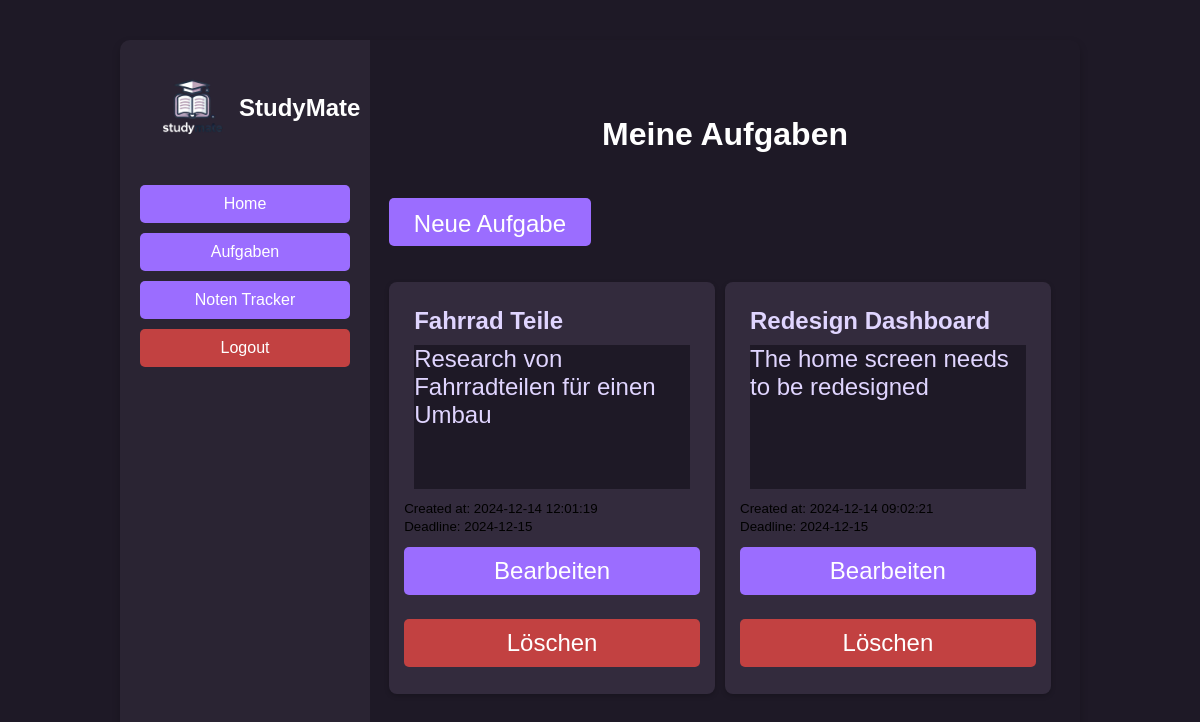
/todos (signed in), run on an earlier commit of the app's database.
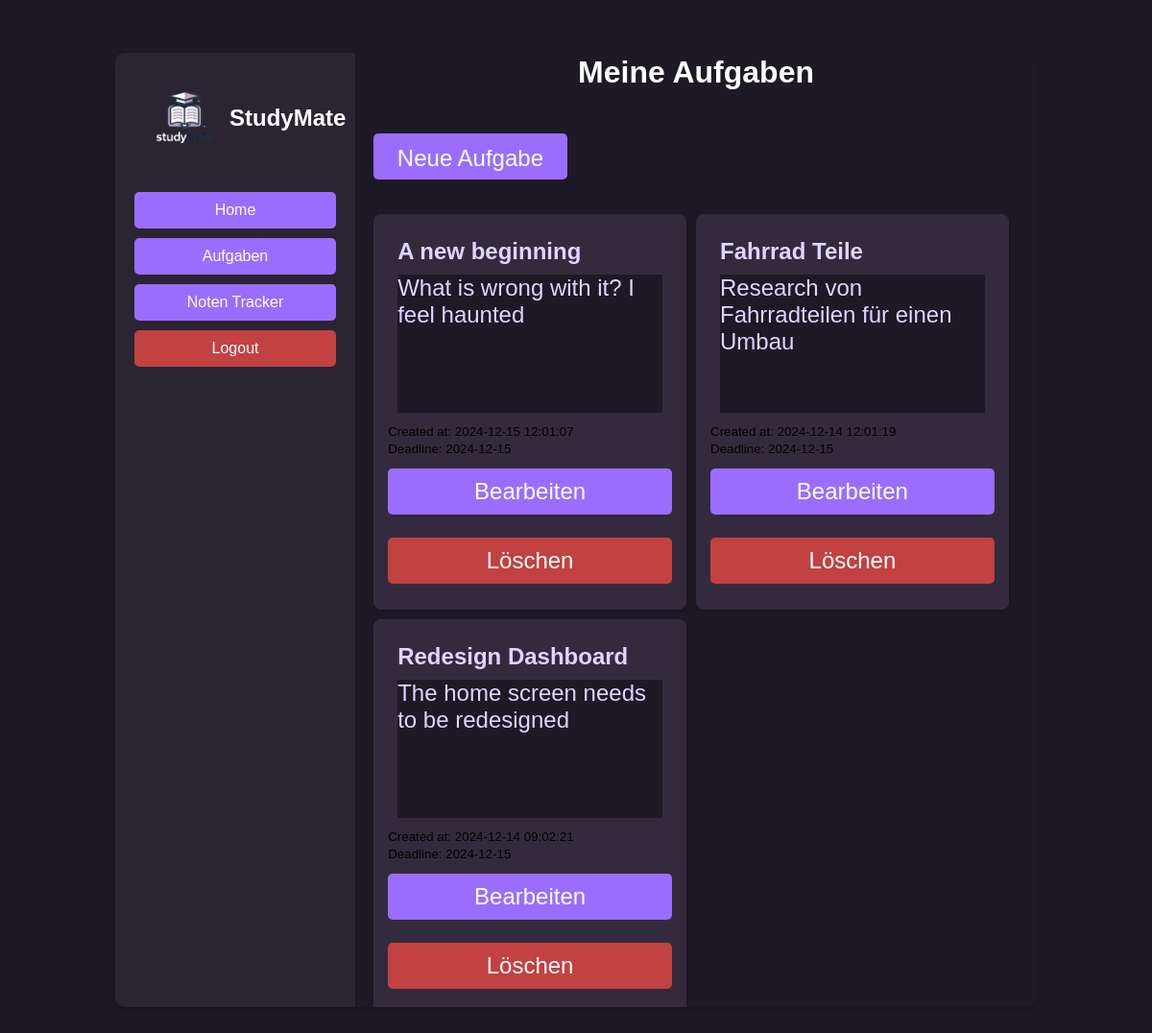
And on a later commit of the database.
### app/models.py (models this page shows)
class ToDo(db.Model):
    id = db.Column(db.Integer, primary_key=True)
    title = db.Column(db.String(100), nullable=False)
    description = db.Column(db.Text, nullable=True)
    created_at = db.Column(db.DateTime, default=db.func.current_timestamp())
    user_id = db.Column(db.Integer, db.ForeignKey('user.id'))
    deadline = db.Column(db.DateTime, nullable=True)

### app/routes.py (the view)
@main.route('/todos')
@login_required
def todos():
    tasks = ToDo.query.filter_by(user_id=current_user.id).order_by(ToDo.created_at.desc()).all()
    return render_template('todos.html', tasks=tasks)

### app/__init__.py (called while the page is built)
@login_manager.user_loader
def load_user(user_id):
    return User.query.get(int(user_id))

### app/templates/todos.html
{% extends "base.html" %}
{% block content %}
<h1>Meine Aufgaben</h1>
    <div class="big_button">
        <a href="{{ url_for('main.add_todo') }}" class="btn btn-primary big_btn" role="button">Neue Aufgabe</a>
    </div>
    <div class="card-container">
            {% for task in tasks %}
        <div class="todo-card">
                <h2>{{ task.title }}</h2>
                <p class="description">{{ task.description }}</p>
                <small>Created at: {{ task.created_at }}</small><br>
                <small>Deadline: {{ task.deadline.strftime('%Y-%m-%d') if task.deadline else 'No deadline set' }}</small>
            <div class="btn_container">
                <form action="{{ url_for('main.edit_todo', task_id=task.id) }}" method="GET" style="display:inline;">
                    <button type="submit" class="btn btn-primary">Bearbeiten</button>
                </form>
                <form action="{{ url_for('main.delete_todo', task_id=task.id) }}" method="POST" style="display:inline;">
                    <button type="submit" class="btn btn-primary btn-delete">Löschen</button>
                </form>
            </div>
        </div>
            {% endfor %}
    </div>
{% endblock %}

### app/templates/base.html (shortened to what this page needs)
<!DOCTYPE html>
<html>
<head>
    <link rel="stylesheet" href="/static/style.css">
</head>
<body>
    <div class="container">
        <div class="app-container">
            <div class="sidebar">
                <div class="logo-container">
                    <img src="/static/brand_logo.png" alt="Logo" class="logo">
                    <h2 class="app-name">StudyMate</h2>
                </div>
                <div class="sidebar-nav">
                    <a class="nav-item" href="/">Home</a>
                    {% if current_user.is_authenticated %}
                    <a class="nav-item" href="/todos">Aufgaben</a>
                    <a class="nav-item" href="/grades">Noten Tracker</a>
                    <a class="nav-item btn-delete" href="/logout">Logout</a>
                    {% else %}
                    <a class="nav-item" href="/login">Login</a>
                    <a class="nav-item" href="/register">Registrierung</a>
                    {% endif %}
                </div>
            </div>
            <div class="main-content">
                <div class="content">
                    {% block content %}{% endblock %}
                </div>
            </div>
        </div>
    </div>
</body>
</html>

### app/static/style.css (style rules this page uses)
:root { --primary-purple: #9b6dff; --primary-hover: #8557f7; --dark-bg: #1e1926; --sidebar-bg: #2a2433; --card-bg: #332b3d; --text-primary: #ffffff; --text-secondary: #e0d5ff; --text-muted: #b4a5d6; --border-color: #3d3447; --alert-color: rgb(194, 65, 65); }
* { margin: 0; padding: 0; box-sizing: border-box; font-family: Arial, sans-serif; }
body { height: 100vh; display: flex; justify-content: center; align-items: center; background-color: var(--dark-bg); }
.container { width: 80%; max-width: 1200px; height: 90vh; box-shadow: 0 4px 8px rgba(0, 0, 0, 0.2); border-radius: 10px; overflow: hidden; }
.app-container { display: flex; height: 100%; }
.sidebar { width: 250px; background-color: var(--sidebar-bg); padding: 20px; color: var(--text-primary); flex-shrink: 0; }
.logo-container { display: flex; align-items: center; margin-bottom: 20px; }
.logo { width: 50%; height: auto; margin-right: -1rem; }
.app-name { color: var(--text-primary); text-align: center; margin-bottom: 20px; font-size: 1.5rem; }
.main-content { flex: 1; padding: 2%; overflow-y: auto; display: flex; justify-content: center; align-items: flex-start; flex-direction: column; }
.sidebar-nav { display: flex; flex-direction: column; }
.nav-item { padding: 10px; text-decoration: none; color: var(--text-primary); background-color: var(--primary-purple); border: none; border-radius: 5px; text-align: center; margin-bottom: 10px; transition: background-color 0.3s ease; }
h1 { text-align: center; color: var(--text-primary); margin: 10px; }
h2 { color: var(--text-secondary); margin: 10px; }
button { width: 100%; height: 50px; padding: 15px; font-size: 1.2rem; background-color: var(--primary-purple); color: var(--text-primary); border: none; border-radius: 5px; cursor: pointer; transition: background-color 0.3s ease; }
.btn { display: inline-block; padding: 10px 20px; margin: 0.5em 0 0.5em 0; border: none; border-radius: 5px; text-align: center; cursor: pointer; text-decoration: none; transition: background-color 0.3s ease; width: 100%; height: 3rem; font-size: 1.5em; }
.btn-primary { background-color: var(--primary-purple); color: var(--text-primary); }
.btn-delete { background-color: var(--alert-color); color: var(--text-primary); }
.big_button { width: 30%; height: 2em; margin: 5% 0; line-height: 2em; padding: 0; }
.description { background-color: var(--dark-bg); color: var(--text-secondary); height: 6em; }
p { color: var(--text-muted); font-size: 1.5em; margin: 10px; }
.card-container { width: 100%; margin-top: 8%; display: flex; flex-wrap: wrap; justify-content: flex-start; }
.todo-card { background-color: var(--card-bg); width: calc(50% - 10px); height: auto; padding: 15px; margin-top: 10px; margin-right: 10px; border-radius: 8px; box-shadow: 0 2px 5px rgba(0, 0, 0, 0.2); }

What changed in the data, as far as the page shows it:
added ToDo: title "A new beginning", description "What is wrong with it? I feel haunted", created_at "2024-12-15 12:01:07", deadline "2024-12-15"
